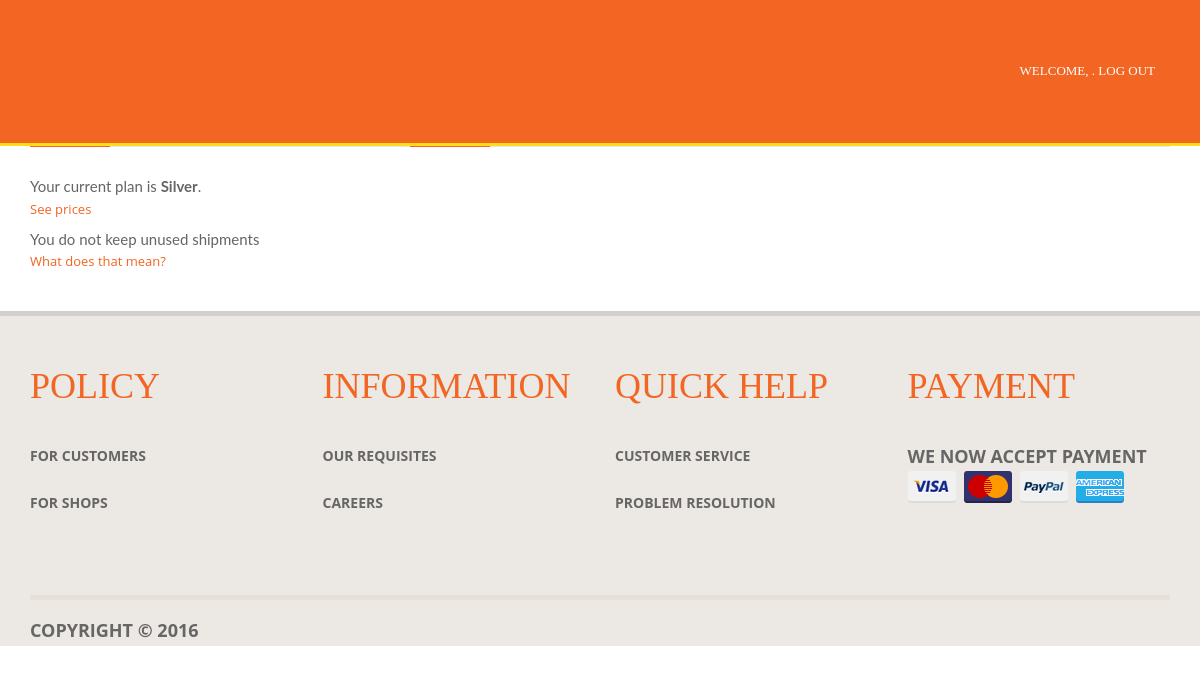
/add_addressee/ (signed in), run on an earlier commit of the app's database.
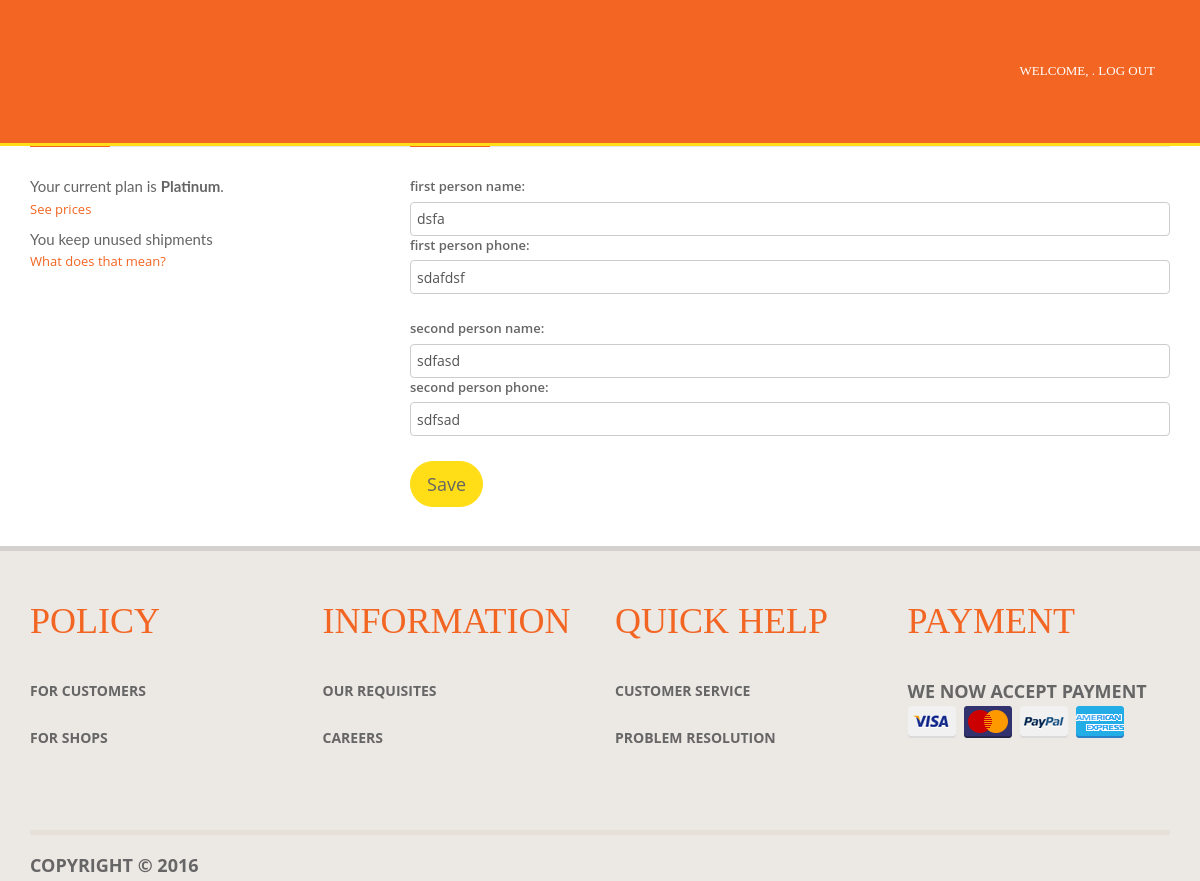
And on a later commit of the database.
### book/models.py (models this page shows, shortened)
class Subscription(models.Model):
    user = models.ForeignKey(User)
    level = models.ForeignKey(SubscriptionType)
    available_shipments = models.IntegerField(default=0)
    extra_shipments = models.IntegerField(default = 0)
    first_addressee_name = models.CharField(max_length=128, default="")
    second_addressee_name = models.CharField(max_length=128, default="")
    first_addressee_phone = models.CharField(max_length=64, default="")
    second_addressee_phone = models.CharField(max_length=64, default="")
    saver = models.BooleanField(default=False)
    renew_date = models.DateTimeField(default=datetime.now())

class SubscriptionType(models.Model):
	name = models.CharField(max_length=128)
	days = models.IntegerField(default = 0)
	monthly_fee = models.FloatField(default = 0)
	notification = models.BooleanField(default=False)
	amount_of_addresses = models.IntegerField(default = 0)
	amount_of_shipments = models.IntegerField(default = 0)
	number_of_persons_empowered = models.IntegerField(default = 0)
	store_shipment_fee = models.FloatField(default = 0)
	def __unicode__(self):
		return self.name

### book/views.py (the view)
# urls.py: url(r'^add_addressee/$', views.add_addressee),
def add_addressee(request):
	context_dict = {}
	subscription = Subscription.objects.get(user = request.user)
	context_dict['subscription'] = subscription
	if subscription.level.name == "Platinum":
		context_dict['platinum'] = True
		if request.method == 'POST':
			subscription.first_addressee_name = request.POST.get('firstname')
			subscription.first_addressee_phone = request.POST.get('firstphone')
			subscription.second_addressee_name = request.POST.get('secondname')
			subscription.second_addressee_phone = request.POST.get('secondphone')
			subscription.save()
	elif subscription.level.name == "Gold":
		context_dict['gold'] = True
		if request.method == 'POST':
			subscription.first_addressee_name = request.POST.get('firstname')
			subscription.first_addressee_phone = request.POST.get('firstphone')
			subscription.save()
	elif subscription.level.name == "Silver":
		context_dict['silver'] = True
	context_dict['all_shipments'] = subscription.available_shipments + subscription.extra_shipments
	date = subscription.renew_date + relativedelta(months=1)
	context_dict['renew_date'] = date.strftime('%d/%m/%Y')
	addresses = Address.objects.filter(subscription = subscription)
	context_dict['addresses'] = addresses
	return render(request, 'app/add_addressee.html', context_dict)

### templates/app/add_addressee.html (shortened to what this page needs)
{% extends 'app/account.html' %}
{% load staticfiles %}
{% block menu_block %}
<li><a href="/account/">My account</a></li>
<li><a href="/change_plan/">Change Plan</a></li>
<li><a href="/keep_shipments/">Keep shipments</a></li>
<li class="chosen_item"><a href="/add_addressee/">Add/Edit addressee</a></li>
<li><a href="/add_address/">Add address</a></li>
<li><a href="/edit_details/">Edit details</a></li>
{% endblock %}
{% block body_block %}
<div class="col-md-4">
  <div class ="row">
    <div class="portlet portlet-default">
      <div class="portlet-header">
        <h4 class="portlet-title">
        </h4>
      </div>
      <div class="portlet-body">
        <admin> Your current plan is <strong>{{ subscription.level }}</strong>. </admin>
        <p><a>See prices</a></p>
        {% if subscription.saver %}
        <admin> You keep unused shipments</admin>
        {% else %}
        <admin> You do not keep unused shipments</admin>
        {% endif %}
        <p><a>What does that mean?</a></p>
      </div>
    </div>
  </div>
</div>
<div class="col-md-8">
  <div class ="row">
    <div class="portlet portlet-default">
      <div class="portlet-header">
        <h4 class="portlet-title">
        </h4>
      </div>
      <div class="portlet-body">
        <form  action="/add_addressee/" method="post" id="myForm">
           {% if gold or platinum %}
          <div class="form-group"  id="goldname">
            <label>first person name:</label><input type="text" name="firstname"  class="form-username form-control" value="{{ subscription.first_addressee_name }}">
            <label>first person phone:</label><input type="text" name="firstphone" class="form-username form-control" value="{{ subscription.first_addressee_phone }}">
          </div>
           {% if platinum %}
          <div class="form-group"  id="platinumname">
            <label>second person name:</label><input type="text" name="secondname"  class="form-username form-control" id="form-username" value="{{ subscription.second_addressee_name }}">
            <label>second person phone:</label><input type="text" name="secondphone"  class="form-username form-control" id="form-username" value="{{ subscription.second_addressee_phone }}">
          </div>
           {% endif %}
          <button type="submit" class="btn btn-outline-inversed btn-lg" id="about-btn">Save</button>
          {% endif %}
        </form>
      </div>
    </div>
  </div>
</div>
<br><br><br><br><br><br>
{% endblock %}

What changed in the data, as far as the page shows it:
changed Subscription: level "Silver" → "Platinum"; saver False → True (drawn); firstname (not shown) → "dsfa"; firstphone (not shown) → "sdafdsf"; secondname (not shown) → "sdfasd"; secondphone (not shown) → "sdfsad"
Also different on the page:
text no longer shown: "You do not keep unused shipments"
text now shown: "You keep unused shipments first person name: first person phone: second person name: second person phone: Save"
